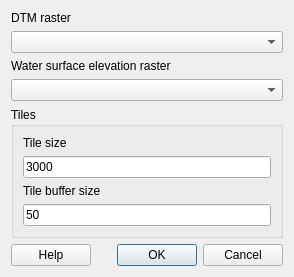
<?xml version="1.0" encoding="UTF-8"?>
<ui version="4.0">
 <class>DlgFloodplainDelineation</class>
 <widget class="QWidget" name="DlgFloodplainDelineation">
  <property name="geometry">
   <rect>
    <x>0</x>
    <y>0</y>
    <width>294</width>
    <height>260</height>
   </rect>
  </property>
  <property name="windowTitle">
   <string>Floodplain Delineation</string>
  </property>
  <layout class="QGridLayout" name="gridLayout">
   <item row="0" column="0">
    <layout class="QVBoxLayout" name="verticalLayout">
     <item>
      <widget class="QLabel" name="label">
       <property name="text">
        <string>DTM raster</string>
       </property>
       <property name="buddy">
        <cstring>cboDtm</cstring>
       </property>
      </widget>
     </item>
     <item>
      <widget class="QComboBox" name="cboDtm">
       <property name="acceptDrops">
        <bool>false</bool>
       </property>
      </widget>
     </item>
     <item>
      <widget class="QLabel" name="AreaNameAttributeLabel">
       <property name="text">
        <string>Water surface elevation raster</string>
       </property>
       <property name="buddy">
        <cstring>cboWsel</cstring>
       </property>
      </widget>
     </item>
     <item>
      <widget class="QComboBox" name="cboWsel"/>
     </item>
     <item>
      <widget class="QGroupBox" name="tilesGroup">
       <property name="title">
        <string>Tiles</string>
       </property>
       <layout class="QGridLayout" name="gridLayout_2">
        <item row="3" column="0">
         <widget class="QLabel" name="AreaNameAttributeLabel_4">
          <property name="text">
           <string>Tile buffer size</string>
          </property>
         </widget>
        </item>
        <item row="1" column="0">
         <widget class="QLineEdit" name="tileSize">
          <property name="text">
           <string>3000</string>
          </property>
         </widget>
        </item>
        <item row="0" column="0">
         <widget class="QLabel" name="AreaNameAttributeLabel_3">
          <property name="text">
           <string>Tile size</string>
          </property>
         </widget>
        </item>
        <item row="4" column="0">
         <widget class="QLineEdit" name="bufferSize">
          <property name="text">
           <string>50</string>
          </property>
         </widget>
        </item>
       </layout>
      </widget>
     </item>
     <item>
      <layout class="QHBoxLayout" name="horizontalLayout">
       <item>
        <widget class="QPushButton" name="helpButton">
         <property name="text">
          <string>Help</string>
         </property>
        </widget>
       </item>
       <item>
        <widget class="QDialogButtonBox" name="buttonBox">
         <property name="standardButtons">
          <set>QDialogButtonBox::Cancel|QDialogButtonBox::Ok</set>
         </property>
        </widget>
       </item>
      </layout>
     </item>
    </layout>
   </item>
  </layout>
 </widget>
 <resources/>
 <connections/>
</ui>
